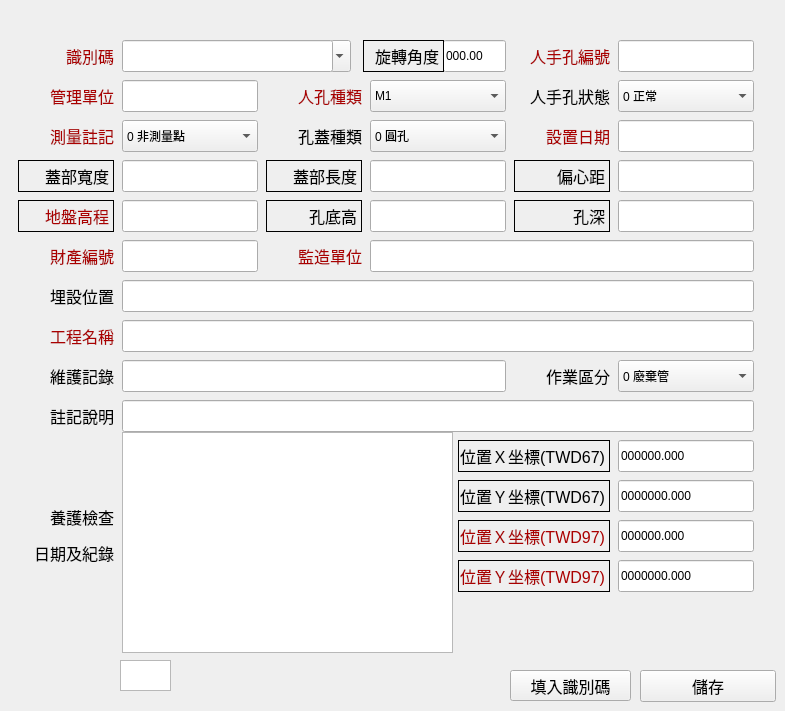
   <widget class="QWidget" name="tab_4">
    <attribute name="title">
     <string>屬性</string>
    </attribute>
    <widget class="QLabel" name="label_cover_width">
     <property name="geometry">
      <rect>
       <x>18</x>
       <y>160</y>
       <width>96</width>
       <height>32</height>
      </rect>
     </property>
     <property name="font">
      <font>
       <pointsize>12</pointsize>
      </font>
     </property>
     <property name="frameShape">
      <enum>QFrame::Box</enum>
     </property>
     <property name="text">
      <string>蓋部寬度</string>
     </property>
     <property name="alignment">
      <set>Qt::AlignRight|Qt::AlignTrailing|Qt::AlignVCenter</set>
     </property>
    </widget>
    <widget class="QLabel" name="label_bury_loc">
     <property name="geometry">
      <rect>
       <x>18</x>
       <y>280</y>
       <width>96</width>
       <height>32</height>
      </rect>
     </property>
     <property name="font">
      <font>
       <pointsize>12</pointsize>
      </font>
     </property>
     <property name="text">
      <string>埋設位置</string>
     </property>
     <property name="alignment">
      <set>Qt::AlignRight|Qt::AlignTrailing|Qt::AlignVCenter</set>
     </property>
    </widget>
    <widget class="QLabel" name="label_mhole_depth">
     <property name="geometry">
      <rect>
       <x>514</x>
       <y>200</y>
       <width>96</width>
       <height>32</height>
      </rect>
     </property>
     <property name="font">
      <font>
       <pointsize>12</pointsize>
      </font>
     </property>
     <property name="frameShape">
      <enum>QFrame::Box</enum>
     </property>
     <property name="text">
      <string>孔深</string>
     </property>
     <property name="alignment">
      <set>Qt::AlignRight|Qt::AlignTrailing|Qt::AlignVCenter</set>
     </property>
    </widget>
    <widget class="QPlainTextEdit" name="plainTextEdit_maint_date">
     <property name="geometry">
      <rect>
       <x>120</x>
       <y>660</y>
       <width>51</width>
       <height>31</height>
      </rect>
     </property>
    </widget>
    <widget class="QComboBox" name="comboBox_oper_phase">
     <property name="geometry">
      <rect>
       <x>618</x>
       <y>360</y>
       <width>136</width>
       <height>32</height>
      </rect>
     </property>
     <item>
      <property name="text">
       <string>0 廢棄管</string>
      </property>
     </item>
     <item>
      <property name="text">
       <string>1 新建使用中</string>
      </property>
     </item>
     <item>
      <property name="text">
       <string>2 更動使用中</string>
      </property>
     </item>
    </widget>
    <widget class="QLineEdit" name="lineEdit_cover_width">
     <property name="geometry">
      <rect>
       <x>122</x>
       <y>160</y>
       <width>136</width>
       <height>32</height>
      </rect>
     </property>
     <property name="inputMask">
      <string/>
     </property>
     <property name="text">
      <string/>
     </property>
     <property name="maxLength">
      <number>32767</number>
     </property>
    </widget>
    <widget class="QComboBox" name="comboBox_cover_type">
     <property name="geometry">
      <rect>
       <x>370</x>
       <y>120</y>
       <width>136</width>
       <height>32</height>
      </rect>
     </property>
     <item>
      <property name="text">
       <string>0 圓孔</string>
      </property>
     </item>
     <item>
      <property name="text">
       <string>1 方孔</string>
      </property>
     </item>
     <item>
      <property name="text">
       <string>2 圓孔</string>
      </property>
     </item>
    </widget>
    <widget class="QLabel" name="label_proj_name">
     <property name="geometry">
      <rect>
       <x>18</x>
       <y>320</y>
       <width>96</width>
       <height>32</height>
      </rect>
     </property>
     <property name="font">
      <font>
       <pointsize>12</pointsize>
      </font>
     </property>
     <property name="text">
      <string>&lt;html&gt;&lt;head/&gt;&lt;body&gt;&lt;p&gt;&lt;span style=&quot; color:#aa0000;&quot;&gt;工程名稱&lt;/span&gt;&lt;/p&gt;&lt;/body&gt;&lt;/html&gt;</string>
     </property>
     <property name="alignment">
      <set>Qt::AlignRight|Qt::AlignTrailing|Qt::AlignVCenter</set>
     </property>
    </widget>
    <widget class="QLineEdit" name="lineEdit_const_unit">
     <property name="geometry">
      <rect>
       <x>370</x>
       <y>240</y>
       <width>384</width>
       <height>32</height>
      </rect>
     </property>
     <property name="maxLength">
      <number>30</number>
     </property>
    </widget>
    <widget class="QLabel" name="label_const_unit">
     <property name="geometry">
      <rect>
       <x>266</x>
       <y>240</y>
       <width>96</width>
       <height>32</height>
      </rect>
     </property>
     <property name="font">
      <font>
       <pointsize>12</pointsize>
      </font>
     </property>
     <property name="text">
      <string>&lt;html&gt;&lt;head/&gt;&lt;body&gt;&lt;p&gt;&lt;span style=&quot; color:#aa0000;&quot;&gt;監造單位&lt;/span&gt;&lt;/p&gt;&lt;/body&gt;&lt;/html&gt;</string>
     </property>
     <property name="alignment">
      <set>Qt::AlignRight|Qt::AlignTrailing|Qt::AlignVCenter</set>
     </property>
    </widget>
    <widget class="QLineEdit" name="lineEdit_mhole_depth">
     <property name="geometry">
      <rect>
       <x>618</x>
       <y>200</y>
       <width>136</width>
       <height>32</height>
      </rect>
     </property>
     <property name="inputMask">
      <string/>
     </property>
     <property name="text">
      <string/>
     </property>
     <property name="maxLength">
      <number>32767</number>
     </property>
    </widget>
    <widget class="QLineEdit" name="lineEdit_assets_code">
     <property name="geometry">
      <rect>
       <x>122</x>
       <y>240</y>
       <width>136</width>
       <height>32</height>
      </rect>
     </property>
     <property name="maxLength">
      <number>7</number>
     </property>
    </widget>
    <widget class="QLineEdit" name="lineEdit_bury_loc">
     <property name="geometry">
      <rect>
       <x>122</x>
       <y>280</y>
       <width>632</width>
       <height>32</height>
      </rect>
     </property>
     <property name="maxLength">
      <number>60</number>
     </property>
    </widget>
    <widget class="QLineEdit" name="lineEdit_mhole_id">
     <property name="geometry">
      <rect>
       <x>618</x>
       <y>40</y>
       <width>136</width>
       <height>32</height>
      </rect>
     </property>
     <property name="maxLength">
      <number>15</number>
     </property>
    </widget>
    <widget class="QLineEdit" name="lineEdit_offset_dist">
     <property name="geometry">
      <rect>
       <x>618</x>
       <y>160</y>
       <width>136</width>
       <height>32</height>
      </rect>
     </property>
     <property name="inputMask">
      <string/>
     </property>
     <property name="text">
      <string/>
     </property>
     <property name="maxLength">
      <number>32767</number>
     </property>
    </widget>
    <widget class="QLabel" name="label_oper_phase">
     <property name="geometry">
      <rect>
       <x>514</x>
       <y>360</y>
       <width>96</width>
       <height>32</height>
      </rect>
     </property>
     <property name="font">
      <font>
       <pointsize>12</pointsize>
      </font>
     </property>
     <property name="text">
      <string>作業區分</string>
     </property>
     <property name="alignment">
      <set>Qt::AlignRight|Qt::AlignTrailing|Qt::AlignVCenter</set>
     </property>
    </widget>
    <widget class="QComboBox" name="comboBox_mhole_type">
     <property name="geometry">
      <rect>
       <x>370</x>
       <y>80</y>
       <width>136</width>
       <height>32</height>
      </rect>
     </property>
     <item>
      <property name="text">
       <string>M1</string>
      </property>
     </item>
     <item>
      <property name="text">
       <string>M2</string>
      </property>
     </item>
     <item>
      <property name="text">
       <string>M3</string>
      </property>
     </item>
    </widget>
    <widget class="QLabel" name="label_coord_97x">
     <property name="geometry">
      <rect>
       <x>458</x>
       <y>520</y>
       <width>152</width>
       <height>32</height>
      </rect>
     </property>
     <property name="font">
      <font>
       <pointsize>12</pointsize>
      </font>
     </property>
     <property name="frameShape">
      <enum>QFrame::Box</enum>
     </property>
     <property name="text">
      <string>&lt;html&gt;&lt;head/&gt;&lt;body&gt;&lt;p&gt;&lt;span style=&quot; color:#aa0000;&quot;&gt;位置Ｘ坐標(TWD97)&lt;/span&gt;&lt;/p&gt;&lt;/body&gt;&lt;/html&gt;</string>
     </property>
     <property name="alignment">
      <set>Qt::AlignRight|Qt::AlignTrailing|Qt::AlignVCenter</set>
     </property>
    </widget>
    <widget class="QLineEdit" name="lineEdit_bury_date">
     <property name="geometry">
      <rect>
       <x>618</x>
       <y>120</y>
       <width>136</width>
       <height>32</height>
      </rect>
     </property>
     <property name="maxLength">
      <number>15</number>
     </property>
    </widget>
    <widget class="QLabel" name="label_maint_date">
     <property name="geometry">
      <rect>
       <x>18</x>
       <y>490</y>
       <width>96</width>
       <height>91</height>
      </rect>
     </property>
     <property name="font">
      <font>
       <pointsize>12</pointsize>
      </font>
     </property>
     <property name="text">
      <string>&lt;html&gt;&lt;head/&gt;&lt;body&gt;&lt;p&gt;&lt;span style=&quot; color:#000000;&quot;&gt;養護檢查&lt;/span&gt;&lt;/p&gt;&lt;p&gt;&lt;span style=&quot; color:#000000;&quot;&gt;日期及紀錄&lt;/span&gt;&lt;/p&gt;&lt;/body&gt;&lt;/html&gt;</string>
     </property>
     <property name="alignment">
      <set>Qt::AlignRight|Qt::AlignTrailing|Qt::AlignVCenter</set>
     </property>
    </widget>
    <widget class="QLineEdit" name="lineEdit_coord_67x">
     <property name="geometry">
      <rect>
       <x>618</x>
       <y>440</y>
       <width>136</width>
       <height>32</height>
      </rect>
     </property>
     <property name="inputMask">
      <string>999999.999; </string>
     </property>
     <property name="text">
      <string>000000.000</string>
     </property>
     <property name="maxLength">
      <number>10</number>
     </property>
    </widget>
    <widget class="QLabel" name="label_coord_67x">
     <property name="geometry">
      <rect>
       <x>458</x>
       <y>440</y>
       <width>152</width>
       <height>32</height>
      </rect>
     </property>
     <property name="font">
      <font>
       <pointsize>12</pointsize>
      </font>
     </property>
     <property name="frameShape">
      <enum>QFrame::Box</enum>
     </property>
     <property name="text">
      <string>位置Ｘ坐標(TWD67)</string>
     </property>
     <property name="alignment">
      <set>Qt::AlignRight|Qt::AlignTrailing|Qt::AlignVCenter</set>
     </property>
    </widget>
    <widget class="QPushButton" name="pushButtonOK">
     <property name="geometry">
      <rect>
       <x>640</x>
       <y>670</y>
       <width>136</width>
       <height>32</height>
      </rect>
     </property>
     <property name="font">
      <font>
       <pointsize>12</pointsize>
      </font>
     </property>
     <property name="text">
      <string>儲存</string>
     </property>
    </widget>
    <widget class="QLabel" name="label_mhole_id">
     <property name="geometry">
      <rect>
       <x>514</x>
       <y>40</y>
       <width>96</width>
       <height>32</height>
      </rect>
     </property>
     <property name="font">
      <font>
       <pointsize>12</pointsize>
      </font>
     </property>
     <property name="text">
      <string>&lt;html&gt;&lt;head/&gt;&lt;body&gt;&lt;p&gt;&lt;span style=&quot; color:#aa0000;&quot;&gt;人手孔編號&lt;/span&gt;&lt;/p&gt;&lt;/body&gt;&lt;/html&gt;</string>
     </property>
     <property name="alignment">
      <set>Qt::AlignRight|Qt::AlignTrailing|Qt::AlignVCenter</set>
     </property>
    </widget>
    <widget class="QLabel" name="label_admin_unit">
     <property name="geometry">
      <rect>
       <x>18</x>
       <y>80</y>
       <width>96</width>
       <height>32</height>
      </rect>
     </property>
     <property name="font">
      <font>
       <pointsize>12</pointsize>
      </font>
     </property>
     <property name="text">
      <string>&lt;html&gt;&lt;head/&gt;&lt;body&gt;&lt;p&gt;&lt;span style=&quot; color:#aa0000;&quot;&gt;管理單位&lt;/span&gt;&lt;/p&gt;&lt;/body&gt;&lt;/html&gt;</string>
     </property>
     <property name="alignment">
      <set>Qt::AlignRight|Qt::AlignTrailing|Qt::AlignVCenter</set>
     </property>
    </widget>
    <widget class="QLineEdit" name="lineEdit_coord_97y">
     <property name="geometry">
      <rect>
       <x>618</x>
       <y>560</y>
       <width>136</width>
       <height>32</height>
      </rect>
     </property>
     <property name="inputMask">
      <string>9999999.999; </string>
     </property>
     <property name="text">
      <string>0000000.000</string>
     </property>
     <property name="maxLength">
      <number>11</number>
     </property>
    </widget>
    <widget class="QLabel" name="label_offset_dist">
     <property name="geometry">
      <rect>
       <x>514</x>
       <y>160</y>
       <width>96</width>
       <height>32</height>
      </rect>
     </property>
     <property name="font">
      <font>
       <pointsize>12</pointsize>
      </font>
     </property>
     <property name="frameShape">
      <enum>QFrame::Box</enum>
     </property>
     <property name="text">
      <string>偏心距</string>
     </property>
     <property name="alignment">
      <set>Qt::AlignRight|Qt::AlignTrailing|Qt::AlignVCenter</set>
     </property>
    </widget>
    <widget class="QLabel" name="label_cover_length">
     <property name="geometry">
      <rect>
       <x>266</x>
       <y>160</y>
       <width>96</width>
       <height>32</height>
      </rect>
     </property>
     <property name="font">
      <font>
       <pointsize>12</pointsize>
      </font>
     </property>
     <property name="frameShape">
      <enum>QFrame::Box</enum>
     </property>
     <property name="text">
      <string>蓋部長度</string>
     </property>
     <property name="alignment">
      <set>Qt::AlignRight|Qt::AlignTrailing|Qt::AlignVCenter</set>
     </property>
    </widget>
    <widget class="QLabel" name="label_mhole_status">
     <property name="geometry">
      <rect>
       <x>514</x>
       <y>80</y>
       <width>96</width>
       <height>32</height>
      </rect>
     </property>
     <property name="font">
      <font>
       <pointsize>12</pointsize>
      </font>
     </property>
     <property name="text">
      <string>人手孔狀態</string>
     </property>
     <property name="alignment">
      <set>Qt::AlignRight|Qt::AlignTrailing|Qt::AlignVCenter</set>
     </property>
    </widget>
    <widget class="QLabel" name="label_bury_date">
     <property name="geometry">
      <rect>
       <x>514</x>
       <y>120</y>
       <width>96</width>
       <height>32</height>
      </rect>
     </property>
     <property name="font">
      <font>
       <pointsize>12</pointsize>
      </font>
     </property>
     <property name="text">
      <string>&lt;html&gt;&lt;head/&gt;&lt;body&gt;&lt;p&gt;&lt;span style=&quot; color:#aa0000;&quot;&gt;設置日期&lt;/span&gt;&lt;/p&gt;&lt;/body&gt;&lt;/html&gt;</string>
     </property>
     <property name="alignment">
      <set>Qt::AlignRight|Qt::AlignTrailing|Qt::AlignVCenter</set>
     </property>
    </widget>
    <widget class="QComboBox" name="comboBox_mhole_mode">
     <property name="geometry">
      <rect>
       <x>122</x>
       <y>120</y>
       <width>136</width>
       <height>32</height>
      </rect>
     </property>
     <item>
      <property name="text">
       <string>0 非測量點</string>
      </property>
     </item>
     <item>
      <property name="text">
       <string>1 測量點</string>
      </property>
     </item>
     <item>
      <property name="text">
       <string>2 合理化調整</string>
      </property>
     </item>
    </widget>
    <widget class="QLabel" name="label_remark">
     <property name="geometry">
      <rect>
       <x>18</x>
       <y>400</y>
       <width>96</width>
       <height>32</height>
      </rect>
     </property>
     <property name="font">
      <font>
       <pointsize>12</pointsize>
      </font>
     </property>
     <property name="text">
      <string>註記說明</string>
     </property>
     <property name="alignment">
      <set>Qt::AlignRight|Qt::AlignTrailing|Qt::AlignVCenter</set>
     </property>
    </widget>
    <widget class="QLabel" name="label_cover_type">
     <property name="geometry">
      <rect>
       <x>266</x>
       <y>120</y>
       <width>96</width>
       <height>32</height>
      </rect>
     </property>
     <property name="font">
      <font>
       <pointsize>12</pointsize>
      </font>
     </property>
     <property name="text">
      <string>孔蓋種類</string>
     </property>
     <property name="alignment">
      <set>Qt::AlignRight|Qt::AlignTrailing|Qt::AlignVCenter</set>
     </property>
    </widget>
    <widget class="QLineEdit" name="lineEdit_coord_97x">
     <property name="geometry">
      <rect>
       <x>618</x>
       <y>520</y>
       <width>136</width>
       <height>32</height>
      </rect>
     </property>
     <property name="inputMask">
      <string>999999.999; </string>
     </property>
     <property name="text">
      <string>000000.000</string>
     </property>
     <property name="maxLength">
      <number>10</number>
     </property>
    </widget>
    <widget class="QLineEdit" name="lineEdit_coord_67y">
     <property name="geometry">
      <rect>
       <x>618</x>
       <y>480</y>
       <width>136</width>
       <height>32</height>
      </rect>
     </property>
     <property name="inputMask">
      <string>9999999.999; </string>
     </property>
     <property name="text">
      <string>0000000.000</string>
     </property>
     <property name="maxLength">
      <number>11</number>
     </property>
    </widget>
    <widget class="QLabel" name="label_unific_id">
     <property name="geometry">
      <rect>
       <x>18</x>
       <y>40</y>
       <width>96</width>
       <height>32</height>
      </rect>
     </property>
     <property name="font">
      <font>
       <pointsize>12</pointsize>
      </font>
     </property>
     <property name="text">
      <string>&lt;html&gt;&lt;head/&gt;&lt;body&gt;&lt;p&gt;&lt;span style=&quot; color:#aa0000;&quot;&gt;識別碼&lt;/span&gt;&lt;/p&gt;&lt;/body&gt;&lt;/html&gt;</string>
     </property>
     <property name="alignment">
      <set>Qt::AlignRight|Qt::AlignTrailing|Qt::AlignVCenter</set>
     </property>
    </widget>
    <widget class="QLabel" name="label_assets_code">
     <property name="geometry">
      <rect>
       <x>18</x>
       <y>240</y>
       <width>96</width>
       <height>32</height>
      </rect>
     </property>
     <property name="font">
      <font>
       <pointsize>12</pointsize>
      </font>
     </property>
     <property name="text">
      <string>&lt;html&gt;&lt;head/&gt;&lt;body&gt;&lt;p&gt;&lt;span style=&quot; color:#aa0000;&quot;&gt;財產編號&lt;/span&gt;&lt;/p&gt;&lt;/body&gt;&lt;/html&gt;</string>
     </property>
     <property name="alignment">
      <set>Qt::AlignRight|Qt::AlignTrailing|Qt::AlignVCenter</set>
     </property>
    </widget>
    <widget class="QLabel" name="label_maint_rec">
     <property name="geometry">
      <rect>
       <x>18</x>
       <y>360</y>
       <width>96</width>
       <height>32</height>
      </rect>
     </property>
     <property name="font">
      <font>
       <pointsize>12</pointsize>
      </font>
     </property>
     <property name="text">
      <string>維護記錄</string>
     </property>
     <property name="alignment">
      <set>Qt::AlignRight|Qt::AlignTrailing|Qt::AlignVCenter</set>
     </property>
    </widget>
    <widget class="QLabel" name="label_coord_97y">
     <property name="geometry">
      <rect>
       <x>458</x>
       <y>560</y>
       <width>152</width>
       <height>32</height>
      </rect>
     </property>
     <property name="font">
      <font>
       <pointsize>12</pointsize>
      </font>
     </property>
     <property name="frameShape">
      <enum>QFrame::Box</enum>
     </property>
     <property name="text">
      <string>&lt;html&gt;&lt;head/&gt;&lt;body&gt;&lt;p&gt;&lt;span style=&quot; color:#aa0000;&quot;&gt;位置Ｙ坐標(TWD97)&lt;/span&gt;&lt;/p&gt;&lt;/body&gt;&lt;/html&gt;</string>
     </property>
     <property name="alignment">
      <set>Qt::AlignRight|Qt::AlignTrailing|Qt::AlignVCenter</set>
     </property>
    </widget>
    <widget class="QLabel" name="label_coord_67y">
     <property name="geometry">
      <rect>
       <x>458</x>
       <y>480</y>
       <width>152</width>
       <height>32</height>
      </rect>
     </property>
     <property name="font">
      <font>
       <pointsize>12</pointsize>
      </font>
     </property>
     <property name="frameShape">
      <enum>QFrame::Box</enum>
     </property>
     <property name="text">
      <string>位置Ｙ坐標(TWD67)</string>
     </property>
     <property name="alignment">
      <set>Qt::AlignRight|Qt::AlignTrailing|Qt::AlignVCenter</set>
     </property>
    </widget>
    <widget class="QComboBox" name="comboBox_mhole_status">
     <property name="geometry">
      <rect>
       <x>618</x>
       <y>80</y>
       <width>136</width>
       <height>32</height>
      </rect>
     </property>
     <item>
      <property name="text">
       <string>0 正常</string>
      </property>
     </item>
     <item>
      <property name="text">
       <string>1 停用</string>
      </property>
     </item>
    </widget>
    <widget class="QLineEdit" name="lineEdit_admin_unit">
     <property name="geometry">
      <rect>
       <x>122</x>
       <y>80</y>
       <width>136</width>
       <height>32</height>
      </rect>
     </property>
     <property name="maxLength">
      <number>7</number>
     </property>
    </widget>
    <widget class="QLabel" name="label_mhole_mode">
     <property name="geometry">
      <rect>
       <x>18</x>
       <y>120</y>
       <width>96</width>
       <height>32</height>
      </rect>
     </property>
     <property name="font">
      <font>
       <pointsize>12</pointsize>
      </font>
     </property>
     <property name="text">
      <string>&lt;html&gt;&lt;head/&gt;&lt;body&gt;&lt;p&gt;&lt;span style=&quot; color:#aa0000;&quot;&gt;測量註記&lt;/span&gt;&lt;/p&gt;&lt;/body&gt;&lt;/html&gt;</string>
     </property>
     <property name="alignment">
      <set>Qt::AlignRight|Qt::AlignTrailing|Qt::AlignVCenter</set>
     </property>
    </widget>
    <widget class="QComboBox" name="comboBox_unific_id">
     <property name="geometry">
      <rect>
       <x>330</x>
       <y>40</y>
       <width>21</width>
       <height>32</height>
      </rect>
     </property>
    </widget>
    <widget class="QLabel" name="label_base_elev">
     <property name="geometry">
      <rect>
       <x>18</x>
       <y>200</y>
       <width>96</width>
       <height>32</height>
      </rect>
     </property>
     <property name="font">
      <font>
       <pointsize>12</pointsize>
      </font>
     </property>
     <property name="frameShape">
      <enum>QFrame::Box</enum>
     </property>
     <property name="text">
      <string>&lt;html&gt;&lt;head/&gt;&lt;body&gt;&lt;p&gt;&lt;span style=&quot; color:#aa0000;&quot;&gt;地盤高程&lt;/span&gt;&lt;/p&gt;&lt;/body&gt;&lt;/html&gt;</string>
     </property>
     <property name="alignment">
      <set>Qt::AlignRight|Qt::AlignTrailing|Qt::AlignVCenter</set>
     </property>
    </widget>
    <widget class="QLineEdit" name="lineEdit_maint_rec">
     <property name="geometry">
      <rect>
       <x>122</x>
       <y>360</y>
       <width>384</width>
       <height>32</height>
      </rect>
     </property>
     <property name="maxLength">
      <number>20</number>
     </property>
    </widget>
    <widget class="QLineEdit" name="lineEdit_remark">
     <property name="geometry">
      <rect>
       <x>122</x>
       <y>400</y>
       <width>632</width>
       <height>32</height>
      </rect>
     </property>
     <property name="maxLength">
      <number>50</number>
     </property>
    </widget>
    <widget class="QLineEdit" name="lineEdit_cover_length">
     <property name="geometry">
      <rect>
       <x>370</x>
       <y>160</y>
       <width>136</width>
       <height>32</height>
      </rect>
     </property>
     <property name="inputMask">
      <string/>
     </property>
     <property name="text">
      <string/>
     </property>
     <property name="maxLength">
      <number>32767</number>
     </property>
    </widget>
    <widget class="QLineEdit" name="lineEdit_proj_name">
     <property name="geometry">
      <rect>
       <x>122</x>
       <y>320</y>
       <width>632</width>
       <height>32</height>
      </rect>
     </property>
     <property name="maxLength">
      <number>50</number>
     </property>
    </widget>
    <widget class="QLineEdit" name="lineEdit_base_elev">
     <property name="geometry">
      <rect>
       <x>122</x>
       <y>200</y>
       <width>136</width>
       <height>32</height>
      </rect>
     </property>
     <property name="inputMask">
      <string/>
     </property>
     <property name="text">
      <string/>
     </property>
     <property name="maxLength">
      <number>32767</number>
     </property>
    </widget>
    <widget class="QLabel" name="label_mhole_type">
     <property name="geometry">
      <rect>
       <x>266</x>
       <y>80</y>
       <width>96</width>
       <height>32</height>
      </rect>
     </property>
     <property name="font">
      <font>
       <pointsize>12</pointsize>
      </font>
     </property>
     <property name="text">
      <string>&lt;html&gt;&lt;head/&gt;&lt;body&gt;&lt;p&gt;&lt;span style=&quot; color:#aa0000;&quot;&gt;人孔種類&lt;/span&gt;&lt;/p&gt;&lt;/body&gt;&lt;/html&gt;</string>
     </property>
     <property name="alignment">
      <set>Qt::AlignRight|Qt::AlignTrailing|Qt::AlignVCenter</set>
     </property>
    </widget>
    <widget class="QLabel" name="label_botm_elev">
     <property name="geometry">
      <rect>
       <x>266</x>
       <y>200</y>
       <width>96</width>
       <height>32</height>
      </rect>
     </property>
     <property name="font">
      <font>
       <pointsize>12</pointsize>
      </font>
     </property>
     <property name="frameShape">
      <enum>QFrame::Box</enum>
     </property>
     <property name="text">
      <string>孔底高</string>
     </property>
     <property name="alignment">
      <set>Qt::AlignRight|Qt::AlignTrailing|Qt::AlignVCenter</set>
     </property>
    </widget>
    <widget class="QLineEdit" name="lineEdit_botm_elev">
     <property name="geometry">
      <rect>
       <x>370</x>
       <y>200</y>
       <width>136</width>
       <height>32</height>
      </rect>
     </property>
     <property name="inputMask">
      <string/>
     </property>
     <property name="text">
      <string/>
     </property>
     <property name="maxLength">
      <number>32767</number>
     </property>
    </widget>
    <widget class="QLineEdit" name="lineEdit_unific_id">
     <property name="geometry">
      <rect>
       <x>122</x>
       <y>40</y>
       <width>211</width>
       <height>32</height>
      </rect>
     </property>
     <property name="text">
      <string/>
     </property>
     <property name="maxLength">
      <number>22</number>
     </property>
    </widget>
    <widget class="QListWidget" name="listWidget_maint_date">
     <property name="geometry">
      <rect>
       <x>122</x>
       <y>432</y>
       <width>331</width>
       <height>221</height>
      </rect>
     </property>
    </widget>
    <widget class="QLineEdit" name="lineEdit_angle">
     <property name="geometry">
      <rect>
       <x>443</x>
       <y>40</y>
       <width>63</width>
       <height>32</height>
      </rect>
     </property>
     <property name="inputMask">
      <string>999.99; </string>
     </property>
     <property name="text">
      <string>000.00</string>
     </property>
     <property name="maxLength">
      <number>6</number>
     </property>
    </widget>
    <widget class="QLabel" name="label_botm_elev_2">
     <property name="geometry">
      <rect>
       <x>363</x>
       <y>40</y>
       <width>81</width>
       <height>32</height>
      </rect>
     </property>
     <property name="font">
      <font>
       <pointsize>12</pointsize>
      </font>
     </property>
     <property name="frameShape">
      <enum>QFrame::Box</enum>
     </property>
     <property name="text">
      <string>旋轉角度</string>
     </property>
     <property name="alignment">
      <set>Qt::AlignRight|Qt::AlignTrailing|Qt::AlignVCenter</set>
     </property>
    </widget>
    <widget class="QPushButton" name="btUID">
     <property name="geometry">
      <rect>
       <x>510</x>
       <y>670</y>
       <width>121</width>
       <height>31</height>
      </rect>
     </property>
     <property name="font">
      <font>
       <family>Arial Unicode MS</family>
       <pointsize>12</pointsize>
      </font>
     </property>
     <property name="text">
      <string>填入識別碼</string>
     </property>
    </widget>
   </widget>
